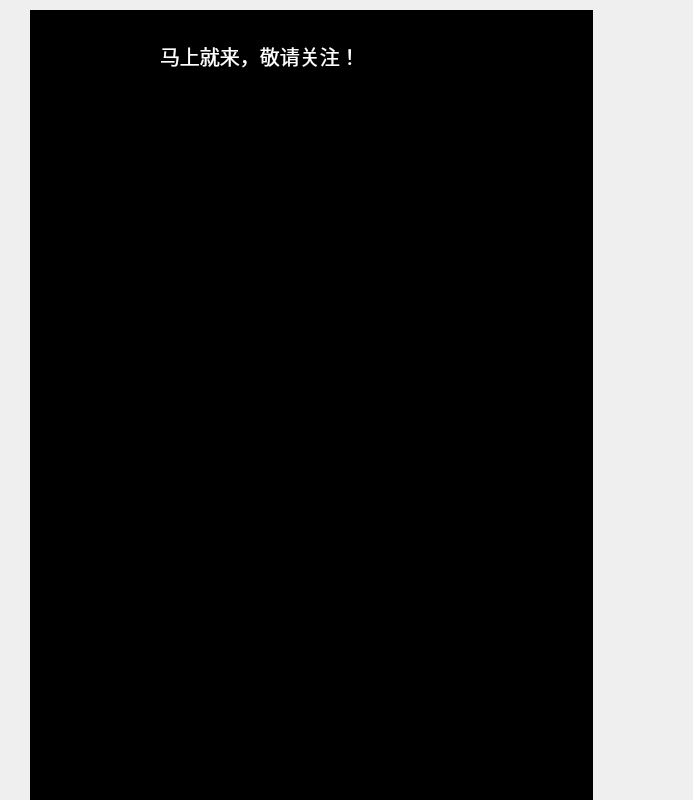
<?xml version="1.0" encoding="UTF-8"?>
<ui version="4.0">
 <class>Form</class>
 <widget class="QWidget" name="Form">
  <property name="geometry">
   <rect>
    <x>0</x>
    <y>0</y>
    <width>693</width>
    <height>800</height>
   </rect>
  </property>
  <property name="windowTitle">
   <string>Form</string>
  </property>
  <widget class="QLabel" name="label">
   <property name="geometry">
    <rect>
     <x>160</x>
     <y>30</y>
     <width>251</width>
     <height>51</height>
    </rect>
   </property>
   <property name="font">
    <font>
     <pointsize>15</pointsize>
    </font>
   </property>
   <property name="styleSheet">
    <string notr="true">color: rgb(255, 255, 255);</string>
   </property>
   <property name="text">
    <string>马上就来，敬请关注！</string>
   </property>
  </widget>
  <widget class="QGraphicsView" name="graphicsView">
   <property name="geometry">
    <rect>
     <x>30</x>
     <y>10</y>
     <width>563</width>
     <height>840</height>
    </rect>
   </property>
   <property name="styleSheet">
    <string notr="true">background-color: rgb(0, 0, 0);</string>
   </property>
   <property name="frameShape">
    <enum>QFrame::NoFrame</enum>
   </property>
  </widget>
  <zorder>graphicsView</zorder>
  <zorder>label</zorder>
 </widget>
 <resources/>
 <connections/>
</ui>
